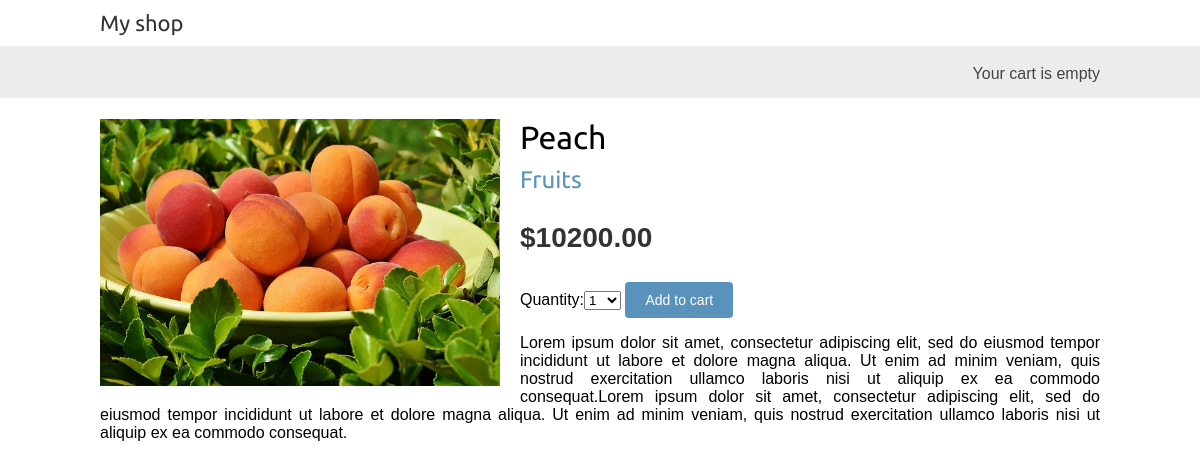
The page /5/peach/ on the database its author committed.
### shop/models.py (models this page shows, shortened)
class Product(models.Model):
    category = models.ForeignKey(Category, on_delete=models.CASCADE, related_name='products')
    name = models.CharField(max_length=200, db_index=True)
    slug = models.SlugField(max_length=200, db_index=True)
    image = models.ImageField(upload_to='products/%Y/%m/%d', blank=True)
    description = models.TextField(blank=True)
    price = models.DecimalField(max_digits=20, decimal_places=2)
    available = models.BooleanField(default=True)
    created = models.DateTimeField(auto_now_add=True)
    updated = models.DateTimeField(auto_now=True)
    class Meta:
        ordering = ('name',)
        index_together = (('id', 'slug'),)

class Category(models.Model):
    name = models.CharField(max_length=200, db_index=True)
    slug = models.SlugField(max_length=200, unique=True)
    class Meta:
        ordering = ('name',)
        verbose_name = 'category'
        verbose_name_plural = 'categories'
    def __str__(self):
        return self.name
    def get_absolute_url(self):
        return reverse("shop:product_list_by_category", args=[self.slug])

### shop/views.py (the view)
# urls.py: path('<int:id>/<slug:slug>/', product_detail, name='product_detail'),
def product_detail(request, id, slug):
    product = get_object_or_404(Product, id=id, slug=slug)
    cart_product_form = CartAddProductForm()
    context = {
        'product': product,
        'cart_product_form': cart_product_form,
    }
    return render(request, "shop/product/detail.html", context)

### cart/forms.py
class CartAddProductForm(forms.Form):
    QUANTITY_CHOICES = [(i, str(i)) for i in range(1, 21)]
    quantity = forms.TypedChoiceField(choices=QUANTITY_CHOICES, coerce=int)
    override = forms.BooleanField(required=False, initial=False, widget=forms.HiddenInput)

### shop/templates/shop/product/detail.html (shortened to what this page needs)
{% extends "shop/base.html" %}
{% load static %}
{% block content %}
    <div class="product-detail">
        <img src="{% if product.image %}{{ product.image.url }}{% else %}{% static 'img/no_img.png' %}{% endif %}">
        <h1>{{ product.name }}</h1>
        <h2>
            <a href="{{ product.category.get_absolute_url }}">{{ product.category }}</a>
        </h2>
        <p class="price">${{ product.price }}</p>
        <form action="{% url 'cart:cart_add' product.id %}" method="post">
            {{ cart_product_form }}
            <input type="submit" value="Add to cart">
        </form>
        {{ product.description|linebreaks }}
    </div>
{% endblock %}

### shop/static/css/base.css (style rules this page uses)
body { margin:0; padding:0; font-family:helvetica, sans-serif; }
h1, h2, h3, h4, h5 , h6 { font-family: 'Ubuntu', sans-serif; font-weight:normal; }
a { text-decoration:none; color:#5993bb; }
a.button, input[type="submit"] { color:#fff; background:#5993bb; border-radius:4px; padding:10px 20px; font-size:14px; border:0; }
.product-detail { text-align:justify; }
.product-detail .price { color:#333; font-size:28px; font-weight:bold; }
.product-detail img { width:40%; float:left; padding:0 20px 20px 0; }
.product-detail h1 { margin-bottom:0; }
.product-detail h2 { margin-top:10px; }

### rows shown on the page
Product: image (picture), name "Peach", category "Fruits", price "10200.00", description "Lorem ipsum dolor sit amet, consectetur adipiscing elit, sed do eiusmod tempor incididunt ut labore et dolore magna aliqua. Ut enim ad minim veniam, quis nostrud exercitation ullamco laboris nisi ut aliquip ex ea commodo consequat.Lorem ipsum dolor sit amet, consectetur adipiscing elit, sed do eiusmod tempor incididunt ut labore et dolore magna aliqua. Ut enim ad minim veniam, quis nostrud exercitation ullamco laboris nisi ut aliquip ex ea commodo consequat."
